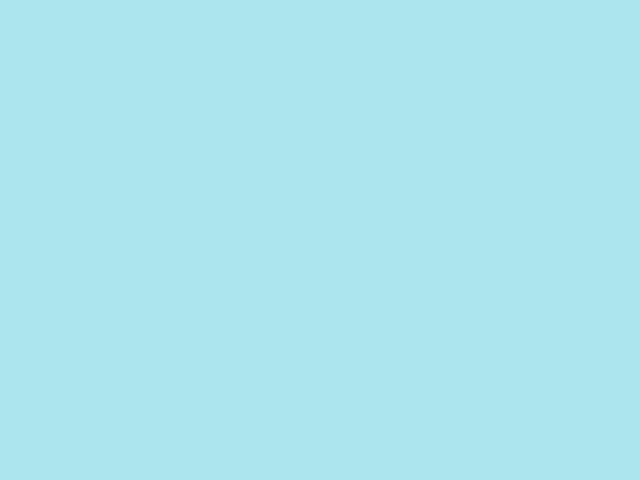
#> input picture semi_project/samples/640x480-blizzard-blue-solid-color-background.jpg, 640 x 480 px; the run also reads 1 picture not shown here
$ jupyter execute --allow-errors semi_project_mid.ipynb
#> lines starting #> are read from the running program, lines starting #| are printed output that depends on the picture
[cell 1]
import cv2
import numpy as np

cap = cv2.VideoCapture(0)

if not cap.isOpened():
    print('camera open failed')
    sys.exit()

w = int(cap.get(cv2.CAP_PROP_FRAME_WIDTH))
h = int(cap.get(cv2.CAP_PROP_FRAME_HEIGHT))
fps = int(cap.get(cv2.CAP_PROP_FPS)*0.8)
fourcc = cv2.VideoWriter_fourcc(*'DIVX')

# out = cv2.VideoWriter('output.avi', fourcc,fps, (w,h))

srcR = cv2.imread('./samples/640x480-blizzard-blue-solid-color-background.jpg')
#> srcR is the input picture: shape (480, 640, 3); mean B, G, R 238, 229, 172
srcL = cv2.imread('./samples/640x480-dark-gray-solid-color-background.jpg')
srcU = cv2.imread('./samples/640x480-dark-pastel-purple-solid-color-background.jpg')
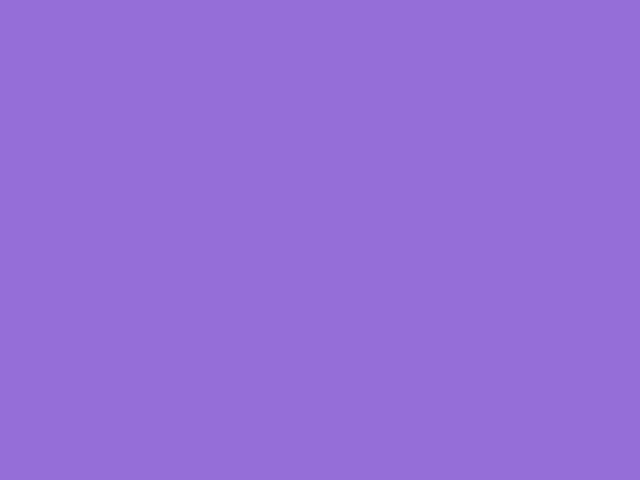
#> input picture semi_project/samples/640x480-dark-pastel-purple-solid-color-background.jpg, 640 x 480 px
#> srcU is the input picture: shape (480, 640, 3); mean B, G, R 214, 111, 149
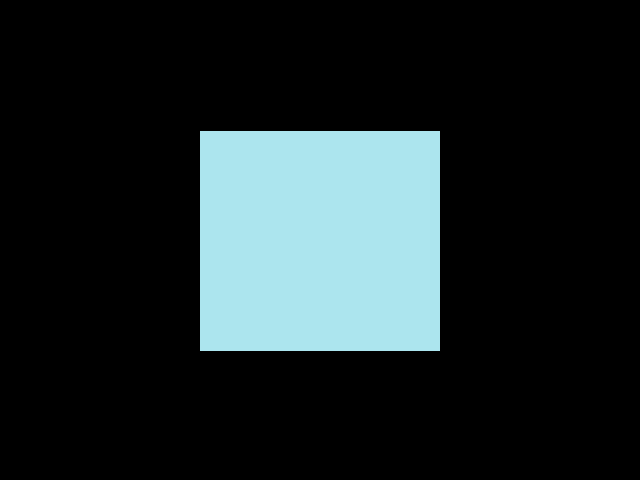
#> input picture semi_project/blueC.bmp, 640 x 480 px, given in place of the camera
#> further down, frame is the input picture: shape (480, 640, 3); mean B, G, R 40.9, 39.4, 29.6
srcD = cv2.imread('./samples/640x480-deep-sky-blue-solid-color-background.jpg')
dst = cv2.imread('./samples/640x480-magnolia-solid-color-background.jpg')

cv2.namedWindow('dst', cv2.WINDOW_NORMAL)
cv2.setWindowProperty('dst', cv2.WND_PROP_FULLSCREEN,
         cv2.WINDOW_FULLSCREEN)

#> (the rest of this cell did not finish here and is left out)
